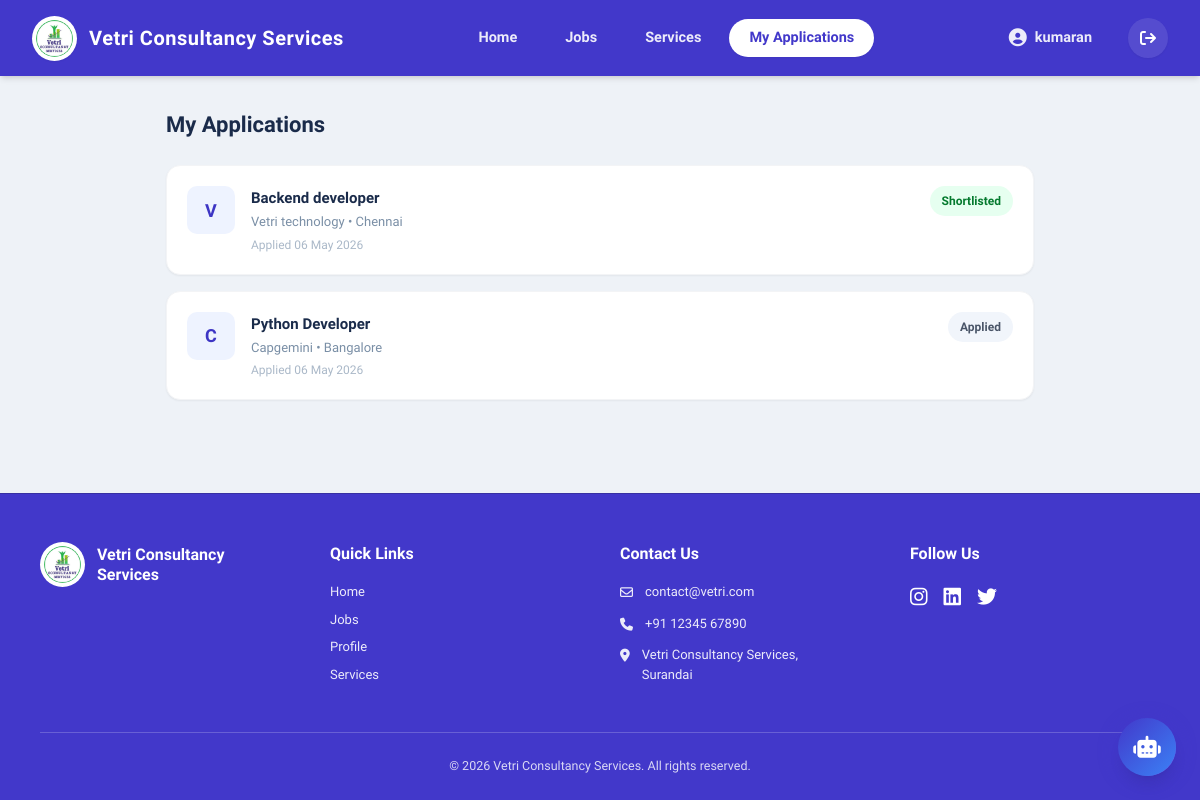
Before: /my-applications/ (signed in) with the older database file.
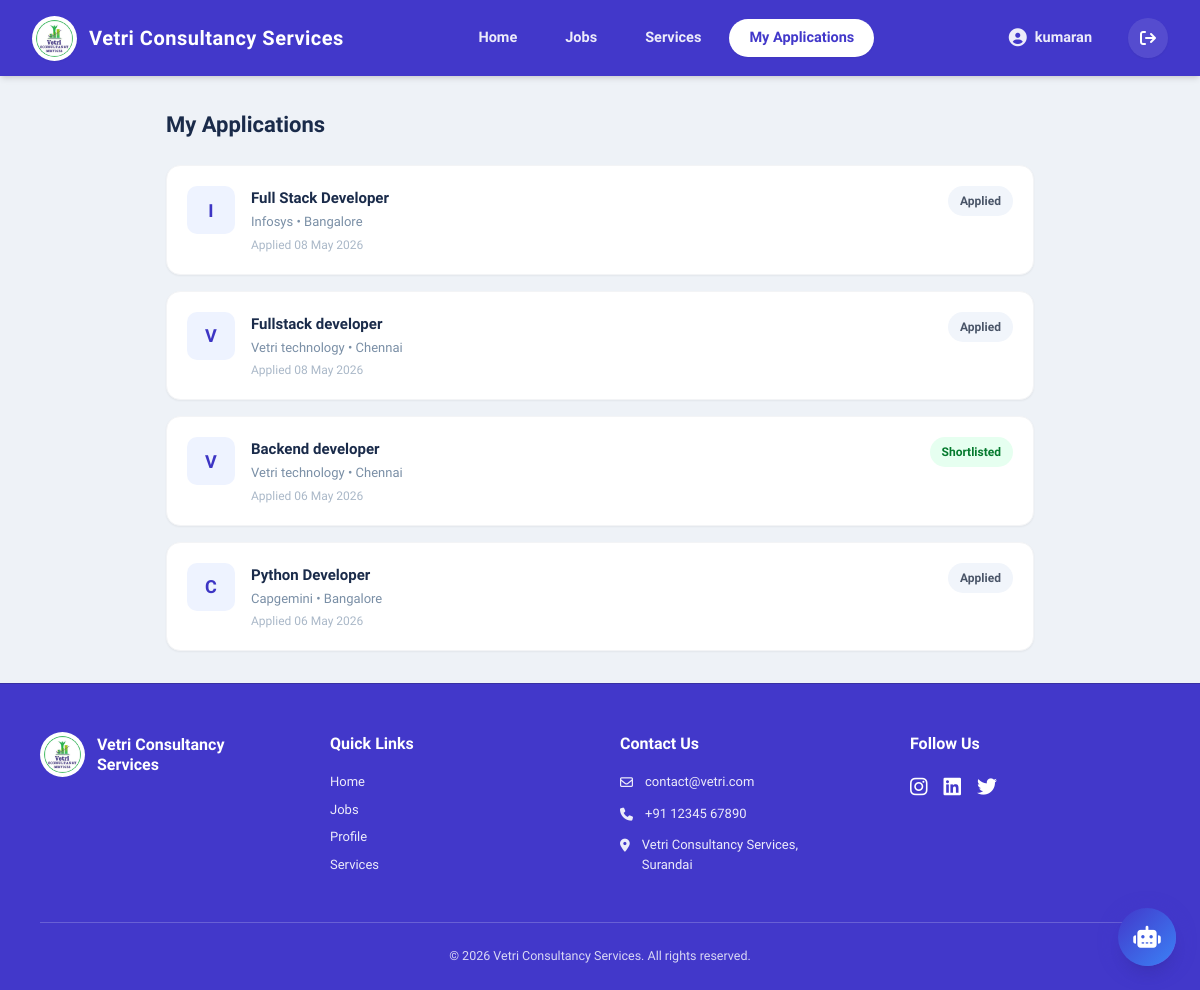
After: the same page with the newer database file.
### vcs/models.py (models this page shows, shortened)
class JobApplication(models.Model):
    class Status(models.TextChoices):
        APPLIED    = 'Applied',    'Applied'
        REVIEWING  = 'Reviewing',  'Reviewing'
        SHORTLISTED = 'Shortlisted', 'Shortlisted'
        INTERVIEW  = 'Interview',  'Interview Scheduled'
        OFFERED    = 'Offered',    'Offer Extended'
        REJECTED   = 'Rejected',  'Rejected'
    job       = models.ForeignKey(Job, on_delete=models.CASCADE, related_name='applications')
    candidate = models.ForeignKey('CandidateProfile', on_delete=models.CASCADE, related_name='applications', null=True, blank=True)
    trainee = models.ForeignKey('TraineeProfile', on_delete=models.CASCADE, related_name='applications', null=True, blank=True)
    status    = models.CharField(max_length=20, choices=Status.choices, default=Status.APPLIED)
    cover_letter = models.TextField(blank=True, null=True)
    applied_at   = models.DateTimeField(auto_now_add=True)
    updated_at   = models.DateTimeField(auto_now=True)
    class Meta:
        unique_together = ('job', 'candidate')
        constraints = [
                models.UniqueConstraint(
                    fields=['job', 'trainee'],
                    condition=models.Q(trainee__isnull=False),
                    name='unique_trainee_job_application'
                )
            ]
        ordering = ['-applied_at']

class Job(models.Model):
    class JobType(models.TextChoices):
        FULL_TIME  = 'Full Time',  'Full Time'
        PART_TIME  = 'Part Time',  'Part Time'
        CONTRACT   = 'Contract',   'Contract'
        INTERNSHIP = 'Internship', 'Internship'
        FREELANCE  = 'Freelance',  'Freelance'
        REMOTE     = 'Remote',     'Remote'
    class WorkMode(models.TextChoices):
        ONSITE = 'On-site', 'On-site'
        REMOTE = 'Remote',  'Remote'
        HYBRID = 'Hybrid',  'Hybrid'
    company         = models.CharField(max_length=255, help_text="Enter company name manually")
    company_profile = models.ForeignKey('CompanyProfile', on_delete=models.CASCADE, related_name='posted_jobs', null=True, blank=True)
    category        = models.ForeignKey(JobCategory, on_delete=models.SET_NULL, null=True, blank=True, related_name='jobs')
    title           = models.CharField(max_length=255)
    slug            = models.SlugField(unique=True, blank=True)
    description     = models.TextField()
    responsibilities = models.TextField(blank=True, null=True, help_text="One per line")
    requirements    = models.TextField(blank=True, null=True, help_text="One per line")
    benefits        = models.TextField(blank=True, null=True, help_text="One per line")
    job_type        = models.CharField(max_length=20, choices=JobType.choices, default=JobType.FULL_TIME)
    work_mode       = models.CharField(max_length=20, choices=WorkMode.choices, default=WorkMode.ONSITE)
    experience      = models.CharField(max_length=100, help_text="Enter experience manually (e.g., 2-5 Years, Fresher)")
    location        = models.CharField(max_length=200)
    salary_min      = models.PositiveIntegerField(null=True, blank=True, help_text="Annual in LPA (e.g. 3)")
    salary_max      = models.PositiveIntegerField(null=True, blank=True, help_text="Annual in LPA (e.g. 8)")
    salary_hidden   = models.BooleanField(default=False, help_text="Show 'Not Disclosed' instead of salary")
    skills_required = models.CharField(max_length=255, help_text="Enter skills manually, separated by commas (e.g., Python, Django, React)")
    openings        = models.PositiveIntegerField(default=1)
    is_active       = models.BooleanField(default=True)
    is_featured     = models.BooleanField(default=False)
    posted_at       = models.DateTimeField(auto_now_add=True)
    updated_at      = models.DateTimeField(auto_now=True)
    deadline        = models.DateField(null=True, blank=True)
    hr_name  = models.CharField(max_length=100, blank=True, null=True)
    hr_email = models.EmailField(blank=True, null=True)
    hr_phone = models.CharField(max_length=20, blank=True, null=True)
    is_masked_contact = models.BooleanField(
        default=True,
        help_text="Check to partially mask HR contact details and require a button click to reveal."
    )
    class Meta:
        ordering = ['-is_featured', '-posted_at']

### vcs/views.py (the view)
# urls.py: path('my-applications/',             views.my_applications,     name='my_applications'),
@login_required(login_url='login')
def my_applications(request):
    role = getattr(request.user, 'role', '')
    if role not in ['candidate', 'trainee']:
        return redirect('dashboard')
    if role == 'candidate':
        applications = JobApplication.objects.filter(
            candidate__user=request.user
        ).select_related('job').order_by('-applied_at')
    elif role == 'trainee':
        applications = JobApplication.objects.filter(
            trainee__user=request.user
        ).select_related('job').order_by('-applied_at')
    else:
        applications = []
    return render(request, 'jobs/my_applications.html', {
        'applications': applications,
        'ui_settings':  get_ui() if 'get_ui' in globals() else None,
    })

### vcs/context_processors.py (called while the page is built)
def site_settings(request):
    return {'ui_settings': UISettings.objects.first()}

### vcs/views.py (called while the page is built)
def get_ui():
    return UISettings.objects.first()

### vcs/templates/jobs/my_applications.html (shortened to what this page needs)
{% extends 'base.html' %}
{% block content %}
<div class="max-w-[900px] mx-auto px-4 py-8">
    <h1 class="text-[22px] font-extrabold text-[#1a2b4a] mb-6">My Applications</h1>
    <div class="space-y-4">
        {% for app in applications %}
        <div class="bg-white rounded-[14px] p-5 shadow-sm border border-gray-100 flex items-start gap-4 flex-wrap">
            <div class="w-[48px] h-[48px] rounded-[10px] bg-[#eef3ff] flex items-center justify-center shrink-0">
                <span class="text-[18px] font-extrabold text-[#3d35c4]">
                    {{ app.job.company|slice:":1"|upper }}
                </span>
            </div>
            <div class="flex-1">
                <a href="{% url 'job_detail' app.job.slug %}"
                   class="text-[15px] font-bold text-[#1a2b4a] hover:text-[#3d35c4] no-underline">
                    {{ app.job.title }}
                </a>
                <p class="text-[13px] text-[#7a8fa6] mt-0.5">
                    {{ app.job.company }} • {{ app.job.location }}
                </p>
                <p class="text-[12px] text-[#aab8c8] mt-1">
                    Applied {{ app.applied_at|date:"d M Y" }}
                </p>
            </div>
            <span class="px-3 py-1.5 rounded-full text-[12px] font-bold self-start
                {% if app.status == 'Shortlisted' or app.status == 'Offered' %}bg-[#e6fff0] text-[#057a2e]
                {% elif app.status == 'Rejected' or app.status == 'Withdrawn' %}bg-[#fff0f0] text-[#e05c5c]
                {% elif app.status == 'Interview' %}bg-[#ede9ff] text-[#4338ca]
                {% else %}bg-[#f1f5fb] text-[#4a5568]{% endif %}">
                {{ app.status }}
            </span>
        </div>
        {% endfor %}
    </div>
</div>
{% endblock %}

Changed rows visible on the page:
added JobApplication: job.company "I", job "Full Stack Developer", job.company "Infosys", job.location "Bangalore", applied_at "08 May 2026", status "Applied"
added JobApplication: job.company "V", job "Fullstack developer", job.company "Vetri technology", job.location "Chennai", applied_at "08 May 2026", status "Applied"
